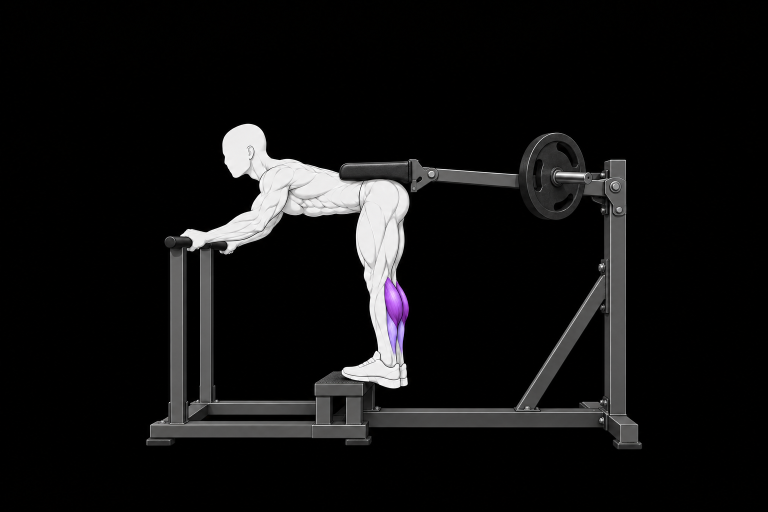
#> input picture docs/exercise-art/pilots/donkey-calf-regenerated-20261003/sources/1.png, 1536 x 1024 px (shown at 1/2 size)
$ python build.py
#> lines starting #> are read from the running program, lines starting #| are printed output that depends on the picture; after the words box and inside, x2 and y2 are one past the last pixel; in counts of white or black regions, pixels touching at a corner belong together
"""Keep the regenerated athlete; use a single rigid machine lever and fixed supports."""
from pathlib import Path
from PIL import Image,ImageDraw
import math,json
import numpy as np
R=Path(__file__).parent
master=Image.open(R/'sources/1.png').convert('RGB');w,h=master.size
#> further down, master is the input picture: PIL image 1536x1024 RGB; mean R, G, B 16.8, 16.5, 16.7
#> after `w, h = master.size`: w = 1536; h = 1024
pivot=(1231,374);mount=(865,350)
def smooth_mask(outer,inner):
 xx,yy=np.meshgrid(np.arange(w),np.arange(h))
 l,t,r,b=outer;il,it,ir,ib=inner
 def ramp(a):
  a=np.clip(a,0,1);return a*a*(3-2*a)
 return ramp((xx-l)/(il-l))*ramp((r-xx)/(r-ir))*ramp((yy-t)/(it-t))*ramp((b-yy)/(b-ib))
def translate_contact(image,delta,outer,inner):
 a=np.asarray(image).astype(float);weight=smooth_mask(outer,inner)
 yy,xx=np.indices((h,w));sx=np.clip(xx-delta[0]*weight,0,w-1);sy=np.clip(yy-delta[1]*weight,0,h-1)
 x0=np.floor(sx).astype(int);y0=np.floor(sy).astype(int);x1=np.minimum(x0+1,w-1);y1=np.minimum(y0+1,h-1)
 fx=(sx-x0)[...,None];fy=(sy-y0)[...,None]
 out=(a[y0,x0]*(1-fx)+a[y0,x1]*fx)*(1-fy)+(a[y1,x0]*(1-fx)+a[y1,x1]*fx)*fy
 return Image.fromarray(np.uint8(np.clip(np.rint(out),0,255)))
def align_forefoot(image):
 a=np.asarray(image).astype(float);b=np.asarray(master).astype(float)
 def sole(im,x):
  ys=np.flatnonzero(im[720:766,x].max(axis=1)>170)
  if len(ys):return float(720+ys[-1])
  ys=np.flatnonzero(im[680:766,x].max(axis=1)>170)
  return float(680+ys[-1]) if len(ys) else 755.
 start=sole(b,723);end=sole(a,790);deltas=[]
 for x in range(680,791):
  target=sole(b,x) if x<=723 else start+(end-start)*(x-723)/67
  deltas.append(target-sole(a,x))
 deltas=np.convolve(np.pad(deltas,(2,2),mode='edge'),np.ones(5)/5,mode='valid')
 yy=np.arange(h);out=a.copy()
 for x in range(675,797):
  if x<680:delta=deltas[0]*(x-675)/5
  elif x<=790:delta=deltas[x-680]
  else:delta=deltas[-1]*(797-x)/7
  weight=np.clip((yy-670)/50,0,1)*np.clip((795-yy)/22,0,1)
  sy=np.clip(yy-delta*weight,0,h-1)
  for c in range(3):out[:,x,c]=np.interp(sy,yy,a[:,x,c])
 return Image.fromarray(np.uint8(np.clip(np.rint(out),0,255)))
def pin_contact(image,outer,inner):
 a=np.asarray(image).astype(float);b=np.asarray(master).astype(float);weight=smooth_mask(outer,inner)[...,None]
 return Image.fromarray(np.uint8(np.clip(np.rint(a*(1-weight)+b*weight),0,255)))
def maskpoly(points):
 m=Image.new('L',(w*4,h*4));ImageDraw.Draw(m).polygon([(x*4,y*4) for x,y in points],fill=255)
#> after `m = Image.new('L', (w * 4, h * 4))`: m: PIL image 6144x4096 L; every value is 0
#> after `ImageDraw.Draw(m).polygon([(x * 4, y * 4) for x, y in points], fill=25`:
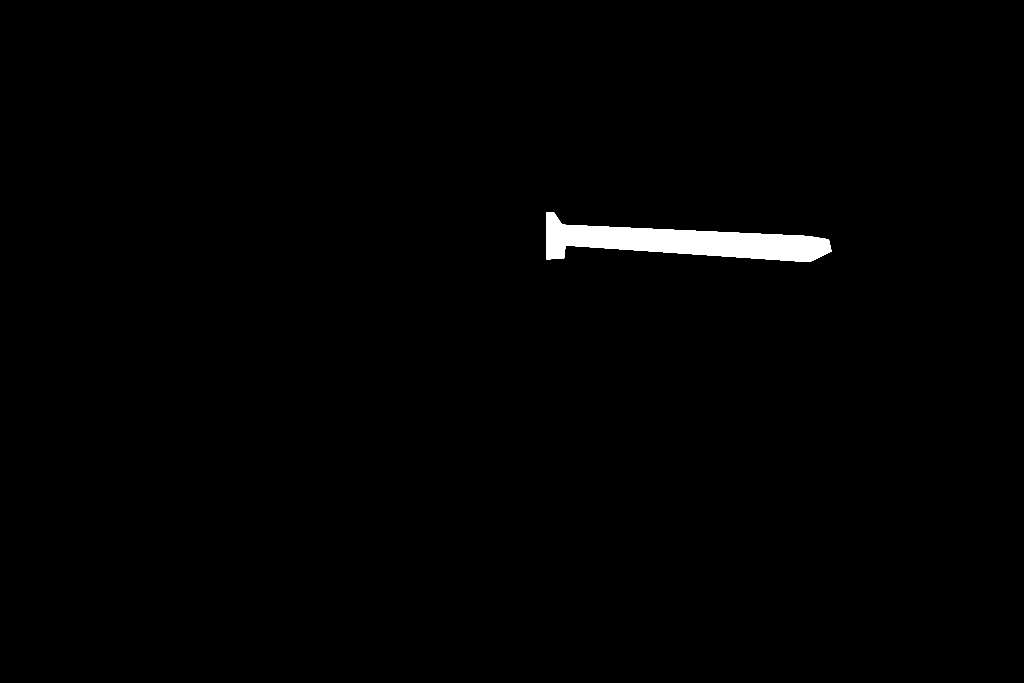
#> m: PIL image 6144x4096 L (shown at 1/6 size); 0.98% white; 1 white region, box (x1, y1, x2, y2) and area: (3276, 1272, 4989, 1573) 246679
 return m.resize((w,h),Image.Resampling.LANCZOS)
armmask=maskpoly([(819,318),(831,319),(843,337),(1212,354),(1243,359),(1247,377),(1214,393),(848,368),(846,387),(820,389)])
d=ImageDraw.Draw(armmask);d.ellipse((1036,264,1175,442),fill=255);d.rectangle((1100,338,1183,370),fill=255)
arm=master.convert('RGBA');arm.putalpha(armmask);arm.save(R/'rigid-arm.png')
#> after `arm.putalpha(armmask)`:
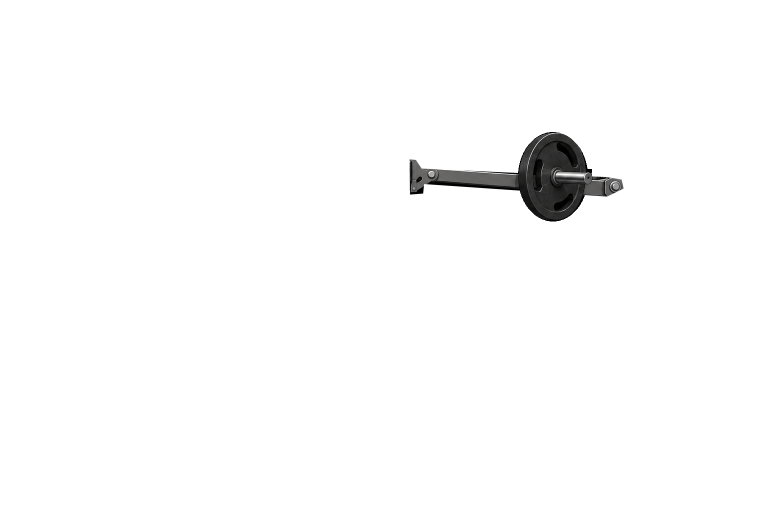
#> arm: PIL image 1536x1024 RGBA (shown at 1/2 size); mean R, G, B, A 16.8, 16.5, 16.7, 4.9; transparent parts drawn white
padmask=maskpoly([(690,327),(816,320),(822,327),(822,352),(817,361),(686,360),(678,353),(678,339)])
#> in maskpoly (call 2), `ImageDraw.Draw(m).polygon([(x * 4, y * 4) for x, y in points], fill=25`:
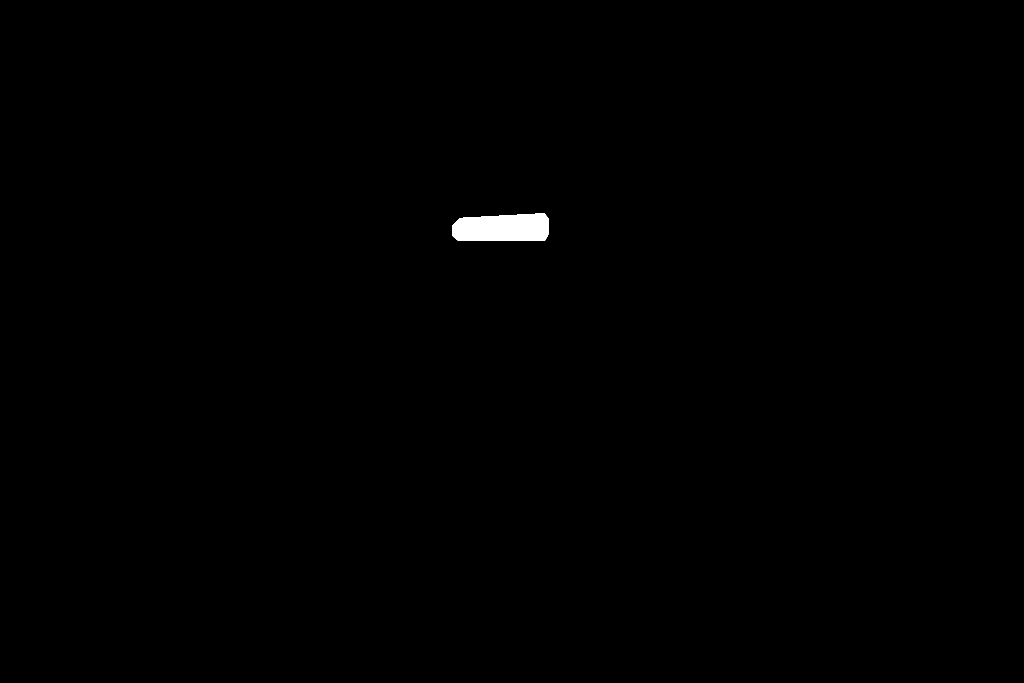
#> m: PIL image 6144x4096 L (shown at 1/6 size); 0.33% white; 1 white region, box (x1, y1, x2, y2) and area: (2712, 1280, 3289, 1445) 82757
pad=master.convert('RGBA');pad.putalpha(padmask);pad.save(R/'rigid-pad.png')
#> after `pad.putalpha(padmask)`:
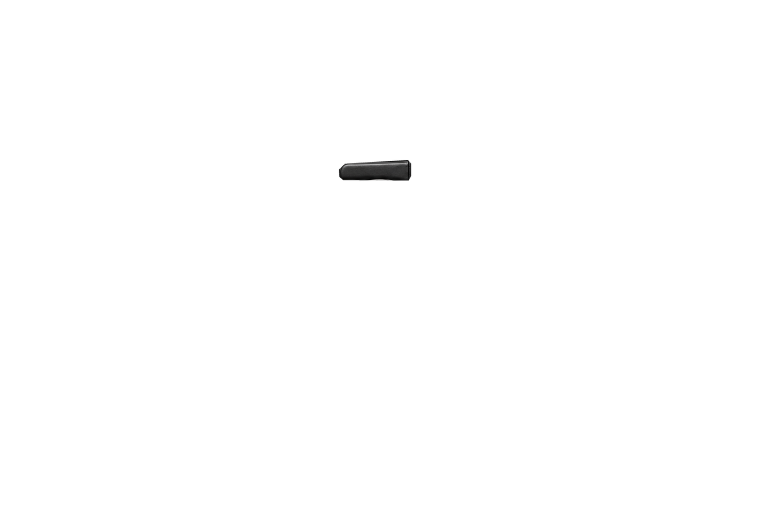
#> pad: PIL image 1536x1024 RGBA (shown at 1/2 size); mean R, G, B, A 16.8, 16.5, 16.7, 0.8; transparent parts drawn white
records=[]
for n,angle in [(1,0),(2,3.1),(3,5.2)]:
 result=Image.open(R/'sources'/f'{n}.png').convert('RGB')
 if n>1:
  # Remove the independently generated linkage, including its drifting pivot.
  ImageDraw.Draw(result).rectangle((822,200,1270,460),fill=(0,0,0))
  # Remove the independently generated cushion without removing the back below it.
  ImageDraw.Draw(result).rectangle((681,298 if n==2 else 283,838,343 if n==2 else 328),fill=(0,0,0))
  rotated=arm.rotate(-angle,resample=Image.Resampling.BICUBIC,center=pivot)
  result.paste(rotated,(0,0),rotated)
  theta=math.radians(angle);vx,vy=mount[0]-pivot[0],mount[1]-pivot[1]
  position=(pivot[0]+vx*math.cos(theta)-vy*math.sin(theta),pivot[1]+vx*math.sin(theta)+vy*math.cos(theta))
  dx,dy=round(position[0]-mount[0]),round(position[1]-mount[1])
  result.paste(pad,(dx,dy),pad)
 else:position=mount;dx=dy=0
 # Stationary machine post and pivot cap hide the lever's attachment end.
 regions=[(0,780,w,h),(1209,317,1262,780),(0,506,450,780)]
 for box in regions:result.paste(master.crop(box),box[:2])
 if n>1:
  result=translate_contact(result,(0,1 if n==2 else 6),(310,430,525,526),(327,460,474,507))
  contact=maskpoly([(328,470),(360,465),(376,460),(401,469),(417,476),(436,476),(445,480),(474,483),(474,509),(328,509)])
  result.paste(master,(0,0),contact)
  result=translate_contact(result,(5,3),(660,695,778,790),(680,735,725,762))
  result=align_forefoot(result)
  result=pin_contact(result,(685,746,726,772),(687,750,723,768))
  # Restore the newly exposed step below the raised forefoot, then stationary base pixels.
  clean_step=Image.open(R/'sources/3.png').convert('RGB')
  result.paste(clean_step.crop((629,763,758,795)),(629,763))
  for box in regions:result.paste(master.crop(box),box[:2])
 result.save(R/'frames'/f'{n}.png')
 records.append({'frame':n,'leverRotationDegrees':angle,'pivot':pivot,'padMount':position,'padTranslation':[dx,dy],'fixedRegions':regions,'fixedContacts':[(373,476,394,495),(448,488,465,505),(687,750,724,763)],'localContactTranslation':{'hand':[0,1 if n==2 else 6],'forefoot':[5,3]}})
#> pass 2 of the loop `for n,angle in [(1,0),(2,3.1),(3,5.2)]:`:
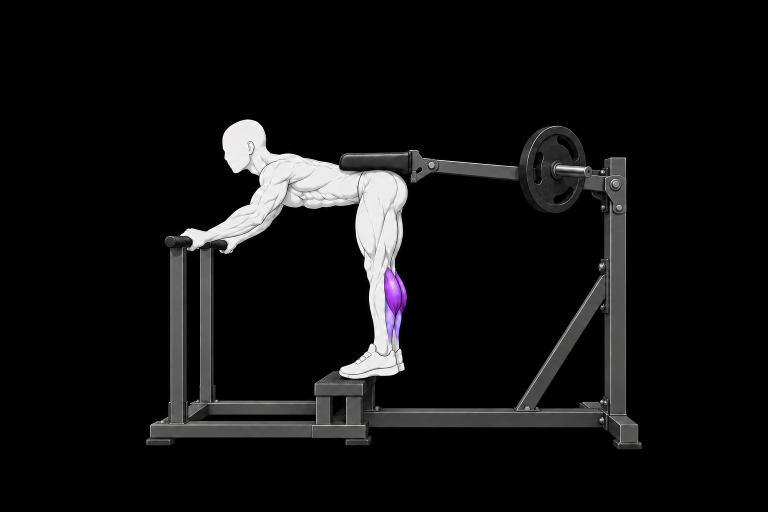
#> input picture docs/exercise-art/pilots/donkey-calf-regenerated-20261003/sources/2.png, 1536 x 1024 px (shown at 1/2 size)
#> result is the input picture: PIL image 1536x1024 RGB; mean R, G, B 16.5, 16.1, 16.4
#> in maskpoly (call 3), `ImageDraw.Draw(m).polygon([(x * 4, y * 4) for x, y in points], fill=25`:
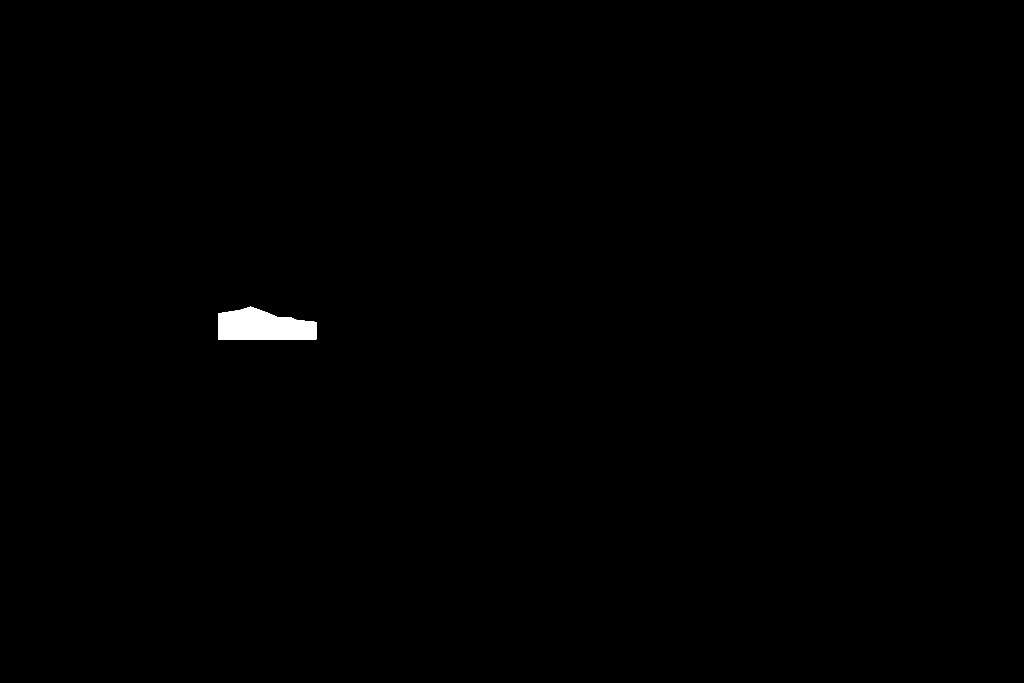
#> m: PIL image 6144x4096 L (shown at 1/6 size); 0.35% white; 1 white region, box (x1, y1, x2, y2) and area: (1312, 1840, 1897, 2037) 88077
#> ys = 32 values from 8 to 41
#> start = 761
#> end = 747
#> the loop in align_forefoot, `for x in range(680,791):` made 111 passes
#> target on passes 1, 2, 3, 11, 12, 13, 14, 15: 755, 755, 755, 752, 753, 753, 754, 754
#> after the loop in align_forefoot, `for x in range(680,791):`: deltas = 111 values, max 4.99 at index 67, min -11 at index 3, mean 0.685
#> in align_forefoot, `deltas=np.convolve(np.pad(deltas,(2,2),mode='edge'),np.ones(5)/5,mode=..`: deltas = 111 values, max 4.57 at index 69, min -4.6 at index 5, mean 0.686
#> the loop in align_forefoot, `for x in range(675,797):` made 122 passes
#> delta on passes 1 to 8: 0, 0, 0, 0, 0, 0, -2.2, -2.8
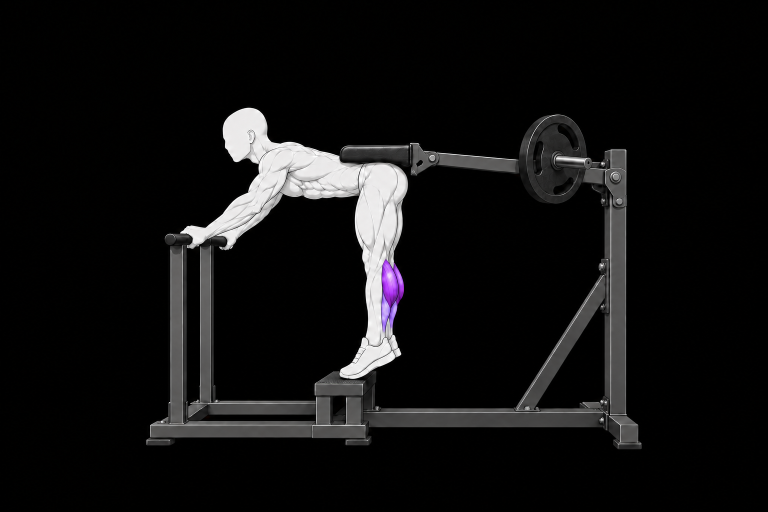
#> input picture docs/exercise-art/pilots/donkey-calf-regenerated-20261003/sources/3.png, 1536 x 1024 px (shown at 1/2 size)
#> clean_step is the input picture: PIL image 1536x1024 RGB; mean R, G, B 16.8, 16.4, 16.6
for dst,src in [(4,3),(5,2),(6,1)]: (R/'frames'/f'{dst}.png').write_bytes((R/'frames'/f'{src}.png').read_bytes())
(R/'composition.json').write_text(json.dumps({'method':'Single source lever and plate rotate rigidly around fixed rear pivot; constant pad follows lever endpoint. Hands and forefeet use exact master pixels, after small local contact translations and smooth perimeter blending. Whole body is not resized.','frames':records},indent=2)+'\n')
